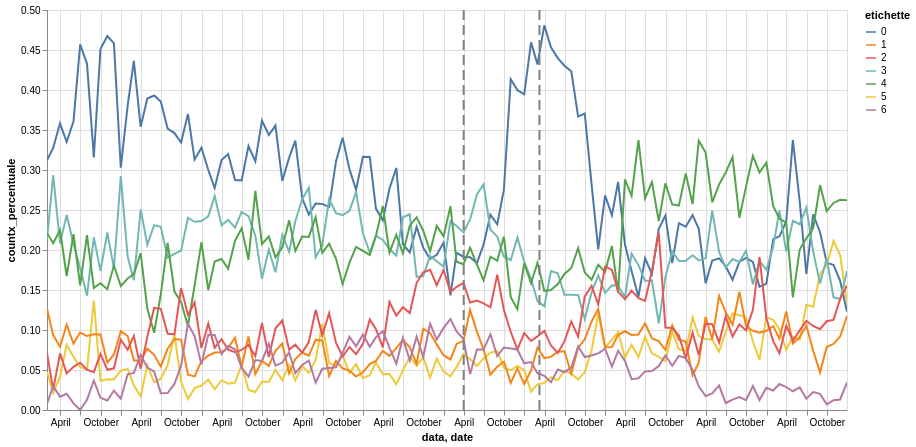

The specification (Vega-Lite) saved for this image:
### Vega-Lite specification from a JSON file in a GitHub repository (floating-point values rounded to 4 significant figures; data arrays with more than 128 entries replaced by an {"elided": "..."} marker saying what was removed)
{"config": {"view": {"continuousWidth": 300, "continuousHeight": 300}}, "layer": [{"data": {"name": "data-3cdf78f5ceb8637dd616244994e9b651"}, "mark": {"type": "line"}, "encoding": {"color": {"condition": {"param": "param_25", "field": "etichette", "type": "nominal"}, "value": "lightgray"}, "opacity": {"condition": {"param": "param_25", "value": 1}, "value": 0.3}, "tooltip": [{"field": "data", "type": "temporal"}, {"field": "countx_percentuale", "type": "quantitative"}, {"field": "etichette", "type": "nominal"}], "x": {"field": "data", "type": "temporal"}, "y": {"field": "countx_percentuale", "type": "quantitative"}}, "name": "view_11"}, {"data": {"name": "data-c68f2316896624d3eb521d51bba03c12"}, "mark": {"type": "rule", "color": "grey", "strokeDash": [10, 5]}, "encoding": {"size": {"value": 2}, "tooltip": [{"field": "event", "type": "nominal"}], "x": {"field": "date", "type": "temporal"}}}], "height": 400, "params": [{"name": "param_25", "select": {"type": "point", "fields": ["etichette"]}, "bind": "legend", "views": ["view_11"]}, {"name": "param_26", "select": {"type": "interval", "encodings": ["x", "y"]}, "bind": "scales", "views": ["view_11"]}], "width": 800, "$schema": "https://vega.github.io/schema/vega-lite/v5.17.0.json", "datasets": {"data-3cdf78f5ceb8637dd616244994e9b651": {"elided": "840 records"}, "data-c68f2316896624d3eb521d51bba03c12": [{"date": "2020-03-09", "event": "Covid"}, {"date": "2019-04-01", "event": "Reddito di cittadinanza"}]}}
